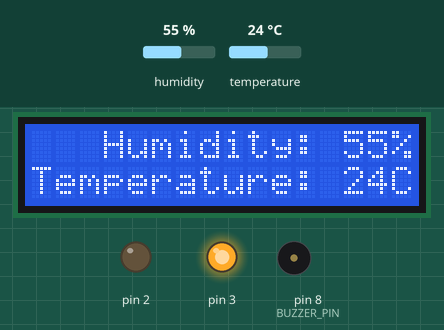
This sketch was run on a simulated Arduino Uno, built with avr-gcc and run on an emulated ATmega328P. On the bench: 16×2 character LCD, output pins drawn as LEDs (lit = HIGH), buzzer (waves = sounding). Inputs (shaded band) come from the test bench; at power-on: temperature 24 °C, humidity 55 %.

Above: at 1.7 s.
1.8 s: temperature set to 11 °C
At 2.7 s:
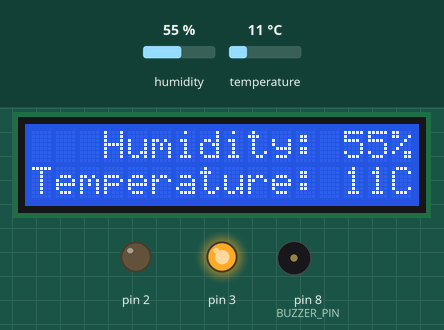
3.6 s: temperature set to 8 °C
At 4.6 s:
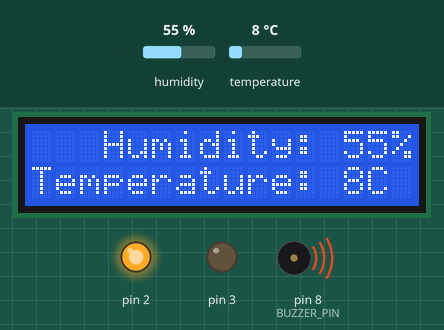
5.7 s: humidity set to 22 %
At 7.5 s:
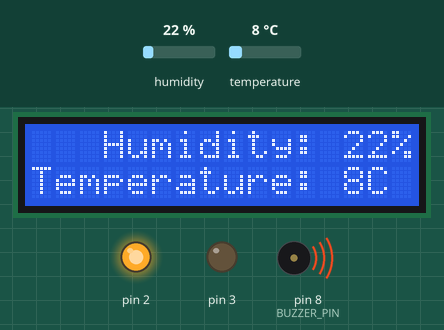
7.8 s: humidity set to 40 %
At 9.7 s:
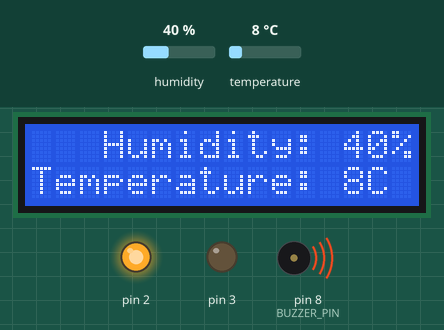
Timing chart, 0 to 11.0 s (numbered marks = the images above; inputs shaded):
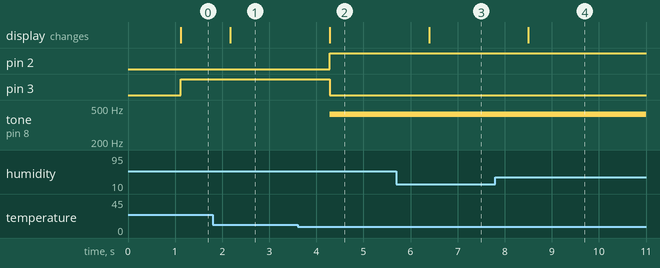

The sketch:

Temp-Humid_Sensor.ino
```cpp
/****************************************************
*Credits to Enjoy Mechatronics for the original code:
*https://www.youtube.com/watch?v=880UQUgUD2M
*
*Son Nam Nguyen
*WPI - BME2210
*Humidity & Temperature Sensor
****************************************************/

#include "dht.h"
#include "LiquidCrystal_I2C.h"
#define dht_apin A0 //Define DHT11 pin
#define BUZZER_PIN 8 //Define passive sound buzzer pin

dht DHT;
int humidity;
int temperature;

LiquidCrystal_I2C lcd(0x27, 16, 2); //Declare the settings for LCD

const int threshold = 10; //Declare the temperature threshold

void setup(){

  lcd.init(); //Inititiate LCD
  lcd.backlight();

  pinMode(BUZZER_PIN, OUTPUT); //Set buzzer pin to output

  pinMode(2, OUTPUT);
  pinMode(3, OUTPUT);
  digitalWrite(2, LOW);
  digitalWrite(3, LOW);
}

void loop(){

  delay(1000); //Delay system to wait for DHT11 to start measurement

  DHT.read11(dht_apin); //DHT starts the measurement
  humidity = DHT.humidity;
  temperature = DHT.temperature;

  lcd.setCursor(3,0); //Set the first line to print on the LCD
  lcd.print("Humidity: ");
  lcd.print(humidity);
  lcd.print("%  ");

  lcd.setCursor(0,1); //Set the first line to print on the LCD
  lcd.print("Temperature: ");
  lcd.print(temperature);
  lcd.print("C  ");

  if (temperature < threshold) {  // if humidity exceeds a threshold
    tone(BUZZER_PIN, 420);      // then play a 420 Hz tone
    digitalWrite(2, HIGH);
    digitalWrite(3, LOW);
  } else {
    noTone(BUZZER_PIN);         // turn off the buzzer
    digitalWrite(2, LOW);
    digitalWrite(3, HIGH);
  }
}
```

Measured:
- the behaviour switches between 10 and 9 °C on temperature (found by bisection; images 1 and 2)
- after the input at 1.8 s, the display: changes after 0.37 s (image 1)
- after the input at 3.6 s, pin 2: LOW → HIGH after 0.68 s; pin 3: HIGH → LOW after 0.68 s; tone on pin 8 (BUZZER_PIN): silent → 420 Hz after 0.68 s; the display: changes after 0.68 s (image 2)
- after the input at 5.7 s, the display: changes after 0.69 s (image 3)
- after the input at 7.8 s, the display: changes after 0.70 s (image 4)
